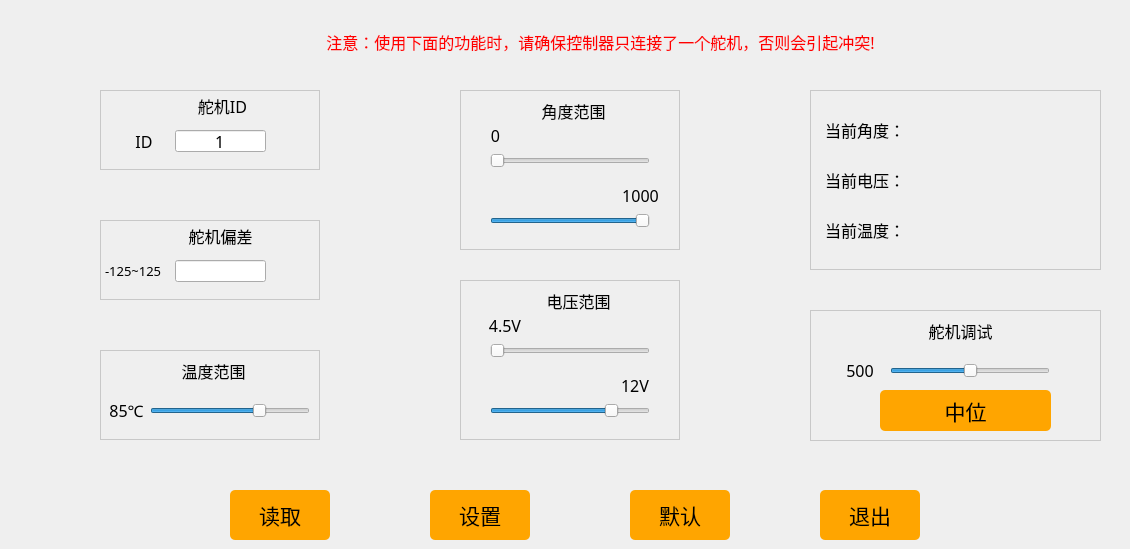
   <widget class="QWidget" name="tab_2">
    <attribute name="title">
     <string>舵机调试工具</string>
    </attribute>
    <widget class="QPushButton" name="pushButton_read">
     <property name="geometry">
      <rect>
       <x>230</x>
       <y>490</y>
       <width>100</width>
       <height>50</height>
      </rect>
     </property>
     <property name="font">
      <font>
       <family>黑体</family>
       <pointsize>16</pointsize>
      </font>
     </property>
     <property name="styleSheet">
      <string notr="true">QPushButton{background-color: rgb(255, 165, 0);}
QPushButton:hover{background-color:  rgb(255, 210, 0);}
QPushButton{border-radius:5px;}</string>
     </property>
     <property name="text">
      <string>读取</string>
     </property>
    </widget>
    <widget class="QPushButton" name="pushButton_set">
     <property name="geometry">
      <rect>
       <x>430</x>
       <y>490</y>
       <width>100</width>
       <height>50</height>
      </rect>
     </property>
     <property name="font">
      <font>
       <family>黑体</family>
       <pointsize>16</pointsize>
      </font>
     </property>
     <property name="styleSheet">
      <string notr="true">QPushButton{background-color: rgb(255, 165, 0);}
QPushButton:hover{background-color:  rgb(255, 210, 0);}
QPushButton{border-radius:5px;}</string>
     </property>
     <property name="text">
      <string>设置</string>
     </property>
    </widget>
    <widget class="QPushButton" name="pushButton_default">
     <property name="geometry">
      <rect>
       <x>630</x>
       <y>490</y>
       <width>100</width>
       <height>50</height>
      </rect>
     </property>
     <property name="font">
      <font>
       <family>黑体</family>
       <pointsize>16</pointsize>
      </font>
     </property>
     <property name="styleSheet">
      <string notr="true">QPushButton{background-color: rgb(255, 165, 0);}
QPushButton:hover{background-color:  rgb(255, 210, 0);}
QPushButton{border-radius:5px;}</string>
     </property>
     <property name="text">
      <string>默认</string>
     </property>
    </widget>
    <widget class="QWidget" name="widget" native="true">
     <property name="geometry">
      <rect>
       <x>460</x>
       <y>90</y>
       <width>220</width>
       <height>160</height>
      </rect>
     </property>
     <property name="styleSheet">
      <string notr="true">#widget {border:1px solid #242424;
border-color: rgb(200, 200, 200);}</string>
     </property>
     <widget class="QLabel" name="label_17">
      <property name="geometry">
       <rect>
        <x>63</x>
        <y>10</y>
        <width>101</width>
        <height>22</height>
       </rect>
      </property>
      <property name="font">
       <font>
        <family>黑体</family>
        <pointsize>12</pointsize>
       </font>
      </property>
      <property name="text">
       <string>角度范围</string>
      </property>
      <property name="alignment">
       <set>Qt::AlignCenter</set>
      </property>
     </widget>
     <widget class="QSlider" name="horizontalSlider_servoMin">
      <property name="geometry">
       <rect>
        <x>30</x>
        <y>60</y>
        <width>160</width>
        <height>22</height>
       </rect>
      </property>
      <property name="maximum">
       <number>1000</number>
      </property>
      <property name="pageStep">
       <number>1</number>
      </property>
      <property name="orientation">
       <enum>Qt::Horizontal</enum>
      </property>
     </widget>
     <widget class="QSlider" name="horizontalSlider_servoMax">
      <property name="geometry">
       <rect>
        <x>30</x>
        <y>120</y>
        <width>160</width>
        <height>22</height>
       </rect>
      </property>
      <property name="minimum">
       <number>0</number>
      </property>
      <property name="maximum">
       <number>1000</number>
      </property>
      <property name="pageStep">
       <number>1</number>
      </property>
      <property name="value">
       <number>1000</number>
      </property>
      <property name="orientation">
       <enum>Qt::Horizontal</enum>
      </property>
     </widget>
     <widget class="QLabel" name="label_servoMin">
      <property name="geometry">
       <rect>
        <x>15</x>
        <y>30</y>
        <width>41</width>
        <height>31</height>
       </rect>
      </property>
      <property name="font">
       <font>
        <family>黑体</family>
        <pointsize>12</pointsize>
       </font>
      </property>
      <property name="text">
       <string>0</string>
      </property>
      <property name="alignment">
       <set>Qt::AlignCenter</set>
      </property>
     </widget>
     <widget class="QLabel" name="label_servoMax">
      <property name="geometry">
       <rect>
        <x>160</x>
        <y>90</y>
        <width>41</width>
        <height>31</height>
       </rect>
      </property>
      <property name="font">
       <font>
        <family>黑体</family>
        <pointsize>12</pointsize>
       </font>
      </property>
      <property name="text">
       <string>1000</string>
      </property>
      <property name="alignment">
       <set>Qt::AlignCenter</set>
      </property>
     </widget>
    </widget>
    <widget class="QWidget" name="widget_6" native="true">
     <property name="geometry">
      <rect>
       <x>460</x>
       <y>280</y>
       <width>220</width>
       <height>160</height>
      </rect>
     </property>
     <property name="styleSheet">
      <string notr="true">#widget_6 {border:1px solid #242424;
border-color: rgb(200, 200, 200);}</string>
     </property>
     <widget class="QLabel" name="label_19">
      <property name="geometry">
       <rect>
        <x>63</x>
        <y>10</y>
        <width>111</width>
        <height>22</height>
       </rect>
      </property>
      <property name="font">
       <font>
        <family>黑体</family>
        <pointsize>12</pointsize>
       </font>
      </property>
      <property name="text">
       <string>电压范围</string>
      </property>
      <property name="alignment">
       <set>Qt::AlignCenter</set>
      </property>
     </widget>
     <widget class="QSlider" name="horizontalSlider_servoMinV">
      <property name="geometry">
       <rect>
        <x>30</x>
        <y>60</y>
        <width>160</width>
        <height>22</height>
       </rect>
      </property>
      <property name="minimum">
       <number>45</number>
      </property>
      <property name="maximum">
       <number>140</number>
      </property>
      <property name="pageStep">
       <number>1</number>
      </property>
      <property name="orientation">
       <enum>Qt::Horizontal</enum>
      </property>
     </widget>
     <widget class="QSlider" name="horizontalSlider_servoMaxV">
      <property name="geometry">
       <rect>
        <x>30</x>
        <y>120</y>
        <width>160</width>
        <height>22</height>
       </rect>
      </property>
      <property name="minimum">
       <number>45</number>
      </property>
      <property name="maximum">
       <number>140</number>
      </property>
      <property name="pageStep">
       <number>1</number>
      </property>
      <property name="value">
       <number>120</number>
      </property>
      <property name="orientation">
       <enum>Qt::Horizontal</enum>
      </property>
     </widget>
     <widget class="QLabel" name="label_servoMinV">
      <property name="geometry">
       <rect>
        <x>20</x>
        <y>30</y>
        <width>50</width>
        <height>31</height>
       </rect>
      </property>
      <property name="font">
       <font>
        <family>黑体</family>
        <pointsize>12</pointsize>
       </font>
      </property>
      <property name="text">
       <string>4.5V</string>
      </property>
      <property name="alignment">
       <set>Qt::AlignCenter</set>
      </property>
     </widget>
     <widget class="QLabel" name="label_servoMaxV">
      <property name="geometry">
       <rect>
        <x>150</x>
        <y>90</y>
        <width>50</width>
        <height>31</height>
       </rect>
      </property>
      <property name="font">
       <font>
        <family>黑体</family>
        <pointsize>12</pointsize>
       </font>
      </property>
      <property name="text">
       <string>12V</string>
      </property>
      <property name="alignment">
       <set>Qt::AlignCenter</set>
      </property>
     </widget>
    </widget>
    <widget class="QWidget" name="widget_7" native="true">
     <property name="geometry">
      <rect>
       <x>100</x>
       <y>350</y>
       <width>220</width>
       <height>90</height>
      </rect>
     </property>
     <property name="styleSheet">
      <string notr="true">#widget_7 {border:1px solid #242424;
border-color: rgb(200, 200, 200);}</string>
     </property>
     <widget class="QSlider" name="horizontalSlider_servoTemp">
      <property name="geometry">
       <rect>
        <x>50</x>
        <y>50</y>
        <width>160</width>
        <height>22</height>
       </rect>
      </property>
      <property name="minimum">
       <number>50</number>
      </property>
      <property name="maximum">
       <number>100</number>
      </property>
      <property name="pageStep">
       <number>1</number>
      </property>
      <property name="value">
       <number>85</number>
      </property>
      <property name="orientation">
       <enum>Qt::Horizontal</enum>
      </property>
      <property name="tickPosition">
       <enum>QSlider::NoTicks</enum>
      </property>
     </widget>
     <widget class="QLabel" name="label_20">
      <property name="geometry">
       <rect>
        <x>58</x>
        <y>10</y>
        <width>111</width>
        <height>22</height>
       </rect>
      </property>
      <property name="font">
       <font>
        <family>黑体</family>
        <pointsize>12</pointsize>
       </font>
      </property>
      <property name="text">
       <string>温度范围</string>
      </property>
      <property name="alignment">
       <set>Qt::AlignCenter</set>
      </property>
     </widget>
     <widget class="QLabel" name="label_servoTemp">
      <property name="geometry">
       <rect>
        <x>4</x>
        <y>45</y>
        <width>45</width>
        <height>30</height>
       </rect>
      </property>
      <property name="font">
       <font>
        <family>黑体</family>
        <pointsize>12</pointsize>
       </font>
      </property>
      <property name="text">
       <string>85℃</string>
      </property>
      <property name="alignment">
       <set>Qt::AlignCenter</set>
      </property>
     </widget>
    </widget>
    <widget class="QWidget" name="widget_8" native="true">
     <property name="geometry">
      <rect>
       <x>810</x>
       <y>90</y>
       <width>291</width>
       <height>180</height>
      </rect>
     </property>
     <property name="styleSheet">
      <string notr="true">#widget_8 {border:1px solid #242424;
border-color: rgb(200, 200, 200);}</string>
     </property>
     <widget class="QLabel" name="label_21">
      <property name="geometry">
       <rect>
        <x>15</x>
        <y>30</y>
        <width>171</width>
        <height>20</height>
       </rect>
      </property>
      <property name="font">
       <font>
        <family>黑体</family>
        <pointsize>12</pointsize>
       </font>
      </property>
      <property name="text">
       <string>当前角度：</string>
      </property>
      <property name="alignment">
       <set>Qt::AlignLeading|Qt::AlignLeft|Qt::AlignVCenter</set>
      </property>
     </widget>
     <widget class="QLabel" name="label_22">
      <property name="geometry">
       <rect>
        <x>15</x>
        <y>130</y>
        <width>171</width>
        <height>20</height>
       </rect>
      </property>
      <property name="font">
       <font>
        <family>黑体</family>
        <pointsize>12</pointsize>
       </font>
      </property>
      <property name="text">
       <string>当前温度：</string>
      </property>
      <property name="alignment">
       <set>Qt::AlignLeading|Qt::AlignLeft|Qt::AlignVCenter</set>
      </property>
     </widget>
     <widget class="QLabel" name="label_23">
      <property name="geometry">
       <rect>
        <x>15</x>
        <y>80</y>
        <width>171</width>
        <height>20</height>
       </rect>
      </property>
      <property name="font">
       <font>
        <family>黑体</family>
        <pointsize>12</pointsize>
       </font>
      </property>
      <property name="text">
       <string>当前电压：</string>
      </property>
      <property name="alignment">
       <set>Qt::AlignLeading|Qt::AlignLeft|Qt::AlignVCenter</set>
      </property>
     </widget>
     <widget class="QLabel" name="label_servoCurrentP">
      <property name="geometry">
       <rect>
        <x>210</x>
        <y>25</y>
        <width>50</width>
        <height>31</height>
       </rect>
      </property>
      <property name="font">
       <font>
        <family>黑体</family>
        <pointsize>12</pointsize>
       </font>
      </property>
      <property name="text">
       <string/>
      </property>
      <property name="alignment">
       <set>Qt::AlignCenter</set>
      </property>
     </widget>
     <widget class="QLabel" name="label_servoCurrentV">
      <property name="geometry">
       <rect>
        <x>200</x>
        <y>75</y>
        <width>61</width>
        <height>31</height>
       </rect>
      </property>
      <property name="font">
       <font>
        <family>黑体</family>
        <pointsize>12</pointsize>
       </font>
      </property>
      <property name="text">
       <string/>
      </property>
      <property name="alignment">
       <set>Qt::AlignCenter</set>
      </property>
     </widget>
     <widget class="QLabel" name="label_servoCurrentTemp">
      <property name="geometry">
       <rect>
        <x>210</x>
        <y>125</y>
        <width>50</width>
        <height>30</height>
       </rect>
      </property>
      <property name="font">
       <font>
        <family>黑体</family>
        <pointsize>12</pointsize>
       </font>
      </property>
      <property name="text">
       <string/>
      </property>
      <property name="alignment">
       <set>Qt::AlignCenter</set>
      </property>
     </widget>
    </widget>
    <widget class="QWidget" name="widget_9" native="true">
     <property name="geometry">
      <rect>
       <x>100</x>
       <y>90</y>
       <width>220</width>
       <height>80</height>
      </rect>
     </property>
     <property name="styleSheet">
      <string notr="true">#widget_9 {border:1px solid #242424;
border-color: rgb(200, 200, 200);}</string>
     </property>
     <widget class="QLabel" name="label_11">
      <property name="geometry">
       <rect>
        <x>72</x>
        <y>5</y>
        <width>101</width>
        <height>22</height>
       </rect>
      </property>
      <property name="font">
       <font>
        <family>黑体</family>
        <pointsize>12</pointsize>
       </font>
      </property>
      <property name="text">
       <string>舵机ID</string>
      </property>
      <property name="alignment">
       <set>Qt::AlignCenter</set>
      </property>
     </widget>
     <widget class="QLineEdit" name="lineEdit_servoID">
      <property name="geometry">
       <rect>
        <x>75</x>
        <y>40</y>
        <width>91</width>
        <height>22</height>
       </rect>
      </property>
      <property name="font">
       <font>
        <family>黑体</family>
        <pointsize>12</pointsize>
       </font>
      </property>
      <property name="text">
       <string>1</string>
      </property>
      <property name="alignment">
       <set>Qt::AlignCenter</set>
      </property>
     </widget>
     <widget class="QLabel" name="label_32">
      <property name="geometry">
       <rect>
        <x>20</x>
        <y>40</y>
        <width>48</width>
        <height>22</height>
       </rect>
      </property>
      <property name="font">
       <font>
        <family>黑体</family>
        <pointsize>12</pointsize>
       </font>
      </property>
      <property name="text">
       <string>ID</string>
      </property>
      <property name="alignment">
       <set>Qt::AlignCenter</set>
      </property>
     </widget>
    </widget>
    <widget class="QWidget" name="widget_10" native="true">
     <property name="geometry">
      <rect>
       <x>100</x>
       <y>220</y>
       <width>220</width>
       <height>80</height>
      </rect>
     </property>
     <property name="styleSheet">
      <string notr="true">#widget_10 {border:1px solid #242424;
border-color: rgb(200, 200, 200);}</string>
     </property>
     <widget class="QLabel" name="label_14">
      <property name="geometry">
       <rect>
        <x>55</x>
        <y>5</y>
        <width>131</width>
        <height>22</height>
       </rect>
      </property>
      <property name="font">
       <font>
        <family>黑体</family>
        <pointsize>12</pointsize>
       </font>
      </property>
      <property name="text">
       <string>舵机偏差</string>
      </property>
      <property name="alignment">
       <set>Qt::AlignCenter</set>
      </property>
     </widget>
     <widget class="QLineEdit" name="lineEdit_servoDev">
      <property name="geometry">
       <rect>
        <x>75</x>
        <y>40</y>
        <width>91</width>
        <height>22</height>
       </rect>
      </property>
      <property name="font">
       <font>
        <family>黑体</family>
        <pointsize>12</pointsize>
       </font>
      </property>
      <property name="alignment">
       <set>Qt::AlignCenter</set>
      </property>
     </widget>
     <widget class="QLabel" name="label_24">
      <property name="geometry">
       <rect>
        <x>5</x>
        <y>40</y>
        <width>65</width>
        <height>21</height>
       </rect>
      </property>
      <property name="font">
       <font>
        <family>黑体</family>
        <pointsize>10</pointsize>
       </font>
      </property>
      <property name="text">
       <string>-125~125</string>
      </property>
     </widget>
    </widget>
    <widget class="QWidget" name="widget_11" native="true">
     <property name="geometry">
      <rect>
       <x>810</x>
       <y>310</y>
       <width>291</width>
       <height>131</height>
      </rect>
     </property>
     <property name="styleSheet">
      <string notr="true">#widget_11 {border:1px solid #242424;
border-color: rgb(200, 200, 200);}</string>
     </property>
     <widget class="QSlider" name="horizontalSlider_servoMove">
      <property name="geometry">
       <rect>
        <x>80</x>
        <y>50</y>
        <width>160</width>
        <height>22</height>
       </rect>
      </property>
      <property name="minimum">
       <number>0</number>
      </property>
      <property name="maximum">
       <number>1000</number>
      </property>
      <property name="pageStep">
       <number>1</number>
      </property>
      <property name="value">
       <number>500</number>
      </property>
      <property name="orientation">
       <enum>Qt::Horizontal</enum>
      </property>
     </widget>
     <widget class="QLabel" name="label_34">
      <property name="geometry">
       <rect>
        <x>100</x>
        <y>10</y>
        <width>101</width>
        <height>22</height>
       </rect>
      </property>
      <property name="font">
       <font>
        <family>黑体</family>
        <pointsize>12</pointsize>
       </font>
      </property>
      <property name="text">
       <string>舵机调试</string>
      </property>
      <property name="alignment">
       <set>Qt::AlignCenter</set>
      </property>
     </widget>
     <widget class="QLabel" name="label_servoMove">
      <property name="geometry">
       <rect>
        <x>30</x>
        <y>45</y>
        <width>40</width>
        <height>30</height>
       </rect>
      </property>
      <property name="font">
       <font>
        <family>黑体</family>
        <pointsize>12</pointsize>
       </font>
      </property>
      <property name="text">
       <string>500</string>
      </property>
      <property name="alignment">
       <set>Qt::AlignCenter</set>
      </property>
     </widget>
     <widget class="QPushButton" name="pushButton_resetPos">
      <property name="geometry">
       <rect>
        <x>70</x>
        <y>80</y>
        <width>171</width>
        <height>41</height>
       </rect>
      </property>
      <property name="font">
       <font>
        <family>黑体</family>
        <pointsize>16</pointsize>
       </font>
      </property>
      <property name="styleSheet">
       <string notr="true">QPushButton{background-color: rgb(255, 165, 0);}
QPushButton:hover{background-color:  rgb(255, 210, 0);}
QPushButton{border-radius:5px;}</string>
      </property>
      <property name="text">
       <string>中位</string>
      </property>
     </widget>
    </widget>
    <widget class="QLabel" name="label_36">
     <property name="geometry">
      <rect>
       <x>80</x>
       <y>30</y>
       <width>1041</width>
       <height>22</height>
      </rect>
     </property>
     <property name="font">
      <font>
       <family>黑体</family>
       <pointsize>12</pointsize>
      </font>
     </property>
     <property name="text">
      <string>&lt;html&gt;&lt;head/&gt;&lt;body&gt;&lt;p&gt;&lt;span style=&quot; color:#ff0000;&quot;&gt;注意：使用下面的功能时，请确保控制器只连接了一个舵机，否则会引起冲突!&lt;/span&gt;&lt;/p&gt;&lt;/body&gt;&lt;/html&gt;</string>
     </property>
     <property name="alignment">
      <set>Qt::AlignCenter</set>
     </property>
    </widget>
    <widget class="QPushButton" name="pushButton_quit2">
     <property name="geometry">
      <rect>
       <x>820</x>
       <y>490</y>
       <width>100</width>
       <height>50</height>
      </rect>
     </property>
     <property name="font">
      <font>
       <family>黑体</family>
       <pointsize>16</pointsize>
      </font>
     </property>
     <property name="styleSheet">
      <string notr="true">QPushButton{background-color: rgb(255, 165, 0);}
QPushButton:hover{background-color:  rgb(255, 210, 0);}
QPushButton{border-radius:5px;}</string>
     </property>
     <property name="text">
      <string>退出</string>
     </property>
    </widget>
   </widget>
